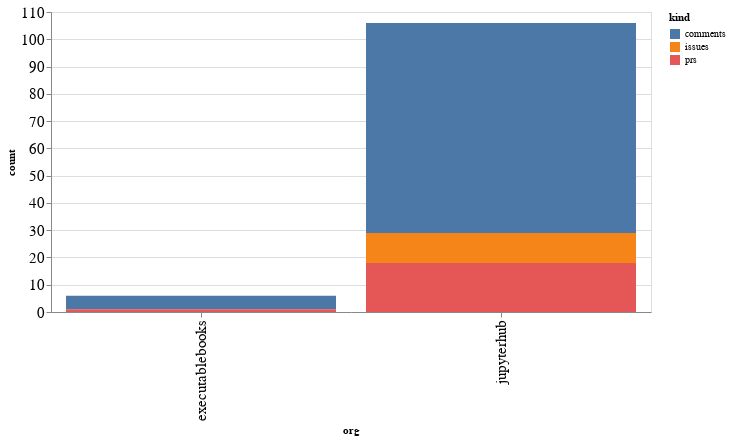

Write notebook code for a chart like this one.
### Code cell
alt.Chart(org_summaries, width=600).mark_bar().encode(
    x='org',
    y='count',
    color='kind',
    tooltip="org"
)

### Figure 1 — Vega-Lite specification as saved in the notebook (floating-point values rounded to 4 significant figures)
{"config": {"axisLeft": {"labelFontSize": 15}, "axisBottom": {"labelFontSize": 15}}, "data": {"name": "data-da6ae6c3730d298f92251423a8937bbb"}, "mark": "bar", "encoding": {"color": {"type": "nominal", "field": "kind"}, "tooltip": {"type": "nominal", "field": "org"}, "x": {"type": "nominal", "field": "org"}, "y": {"type": "quantitative", "field": "count"}}, "width": 600, "$schema": "https://vega.github.io/schema/vega-lite/v4.8.1.json", "datasets": {"data-da6ae6c3730d298f92251423a8937bbb": [{"org": "executablebooks", "kind": "comments", "count": 5}, {"org": "executablebooks", "kind": "prs", "count": 1}, {"org": "jupyterhub", "kind": "comments", "count": 77}, {"org": "jupyterhub", "kind": "issues", "count": 11}, {"org": "jupyterhub", "kind": "prs", "count": 18}]}}
